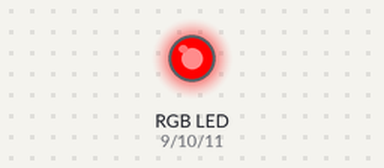
Bench run of a sketch on a simulated Arduino Uno, built with avr-gcc and run on an emulated ATmega328P. Parts: an RGB LED mixed from three pins (HIGH = lit).

Above: at 0.5 s.
At 1.5 s:
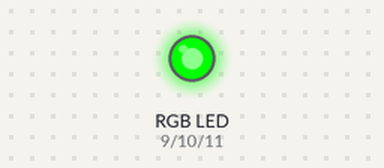
At 2.5 s:
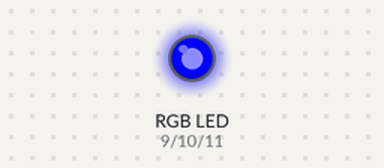
At 3.5 s:
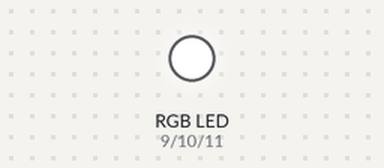
Timing chart, 0 to 5.2 s (numbered marks = the images above):
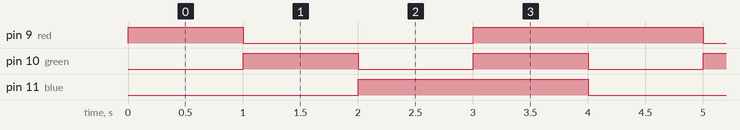

The sketch:

RGB_leds.ino
```cpp
const int red=9; // bunda 9.pine taktik diye oyle
const int green=10;
const int blue =11;
const int sure=1000; // bekleme suresi
void setup() {
  pinMode(red,OUTPUT);
  pinMode(green,OUTPUT);
  pinMode(blue,OUTPUT);
}

void loop() {
   digitalWrite(red,HIGH);
   delay(sure);
   digitalWrite(red,LOW);
   digitalWrite(green,HIGH);
   delay(sure);
   digitalWrite(green,LOW);
   digitalWrite(blue,HIGH);
   delay(sure);
   digitalWrite(green,HIGH);
   digitalWrite(red,HIGH);
   delay(sure);
   digitalWrite(green,LOW);
   digitalWrite(red,LOW);
   digitalWrite(blue,LOW);
}
// normalde bu rgb ledi katot diye böyl yaptık ama aslinda anot diye low
// larin hepsi high highların hepsi low
```

Measured:
- by itself, pin 9 (red): repeats every 4.0 s: LOW 2.0 s, HIGH 2.0 s
- by itself, pin 10 (green): alternates HIGH for 1.0 s and LOW for 1.0 s
- by itself, pin 11 (blue): alternates HIGH for 2.0 s and LOW for 2.0 s
